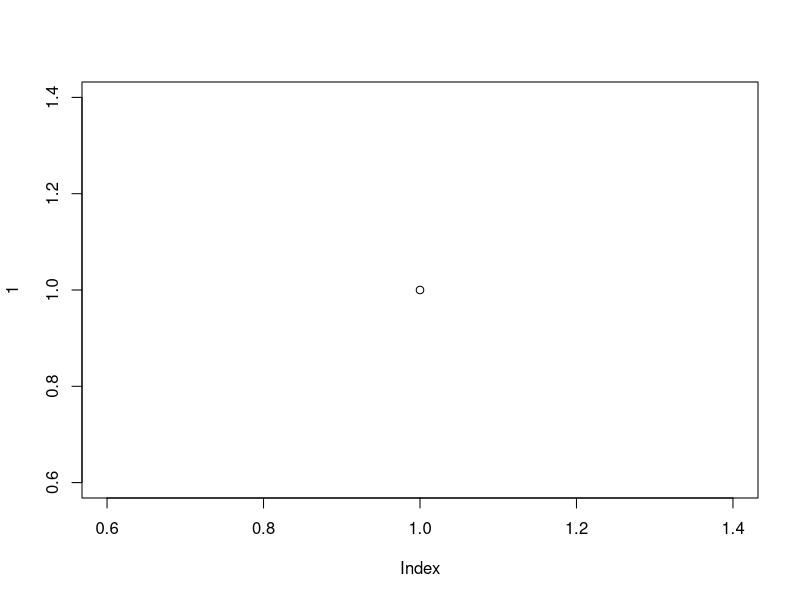
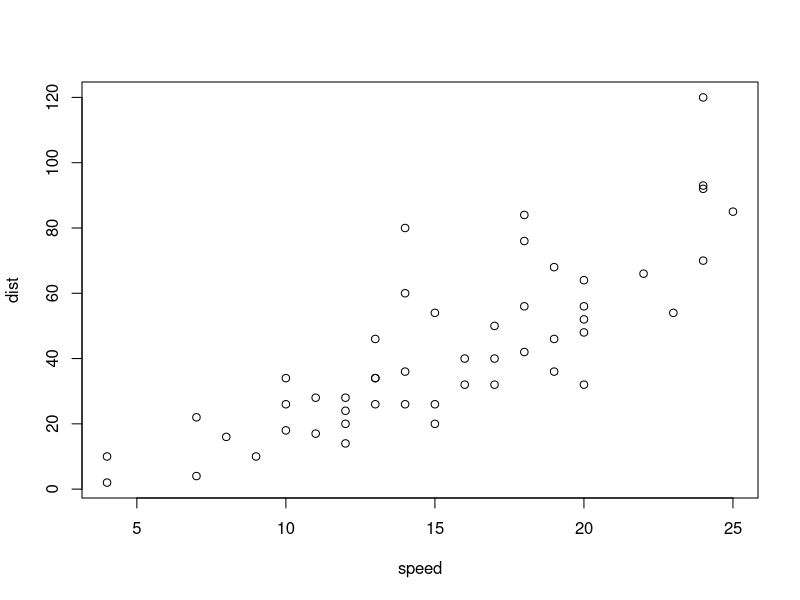

The R script that drew these images, in order:
## ---- chunk 1
dim(iris)
## ---- chunk 2
 plot(1)
## ---- chunk 3
head(cars)
with(cars, plot(speed, dist))
